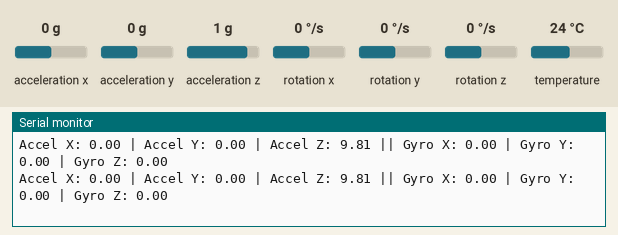
A sketch run on a simulated ESP32. Parts: the last lines printed to the serial monitor. The test bench sets the inputs (shaded band); at power-on: acceleration x 0 g, acceleration y 0 g, acceleration z 1 g, rotation x 0 °/s, rotation y 0 °/s, rotation z 0 °/s, temperature 24 °C.

Above: at 2.2 s.
2.3 s: acceleration x set to -1.4 g
At 2.59 s:
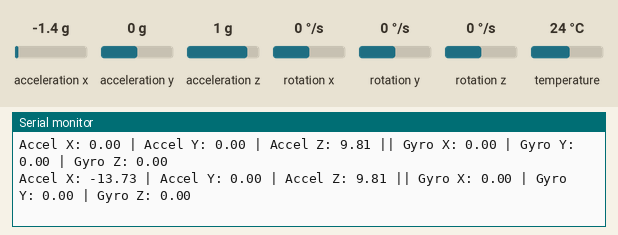
3.8 s: acceleration y set to -1.4 g
At 3.82 s:
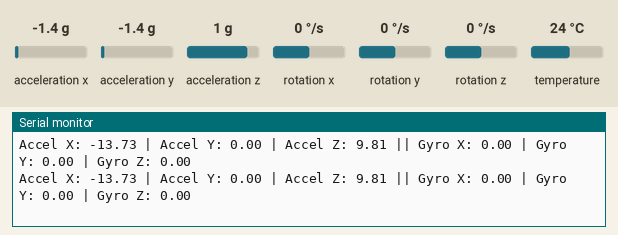
5.3 s: acceleration z set to -1.4 g
At 5.46 s:
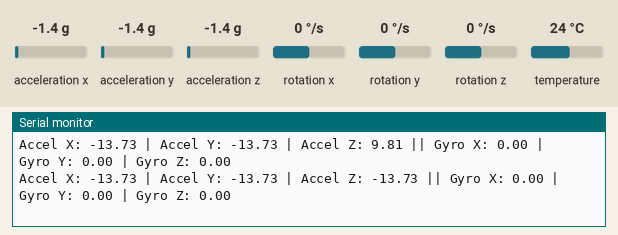
6.8 s: rotation x set to -192 °/s
At 6.9 s:
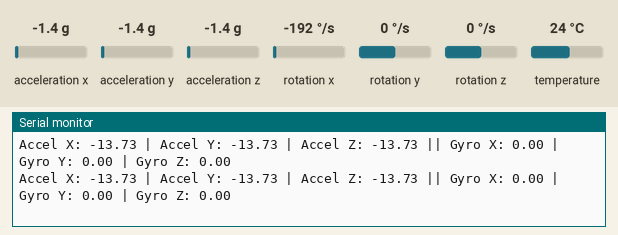
8.3 s: rotation y set to -192 °/s
At 8.34 s:
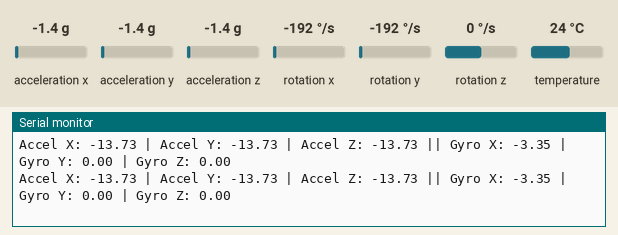

The sketch:

02_mpu6050_test.ino
```cpp
#include <Wire.h>
#include <Adafruit_MPU6050.h>
#include <Adafruit_Sensor.h>

Adafruit_MPU6050 mpu;

void setup() {
  Serial.begin(115200);
  delay(1000);

  Wire.begin(21, 22);

  Serial.println("Starting MPU6050 test...");

  //check MPU6050 connection
  if (!mpu.begin()) {
    Serial.println("MPU6050 not found.");
    while (1) {
      delay(10);
    }
  }

  Serial.println("MPU6050 connected!");

  mpu.setAccelerometerRange(MPU6050_RANGE_8_G);
  mpu.setGyroRange(MPU6050_RANGE_500_DEG);
  mpu.setFilterBandwidth(MPU6050_BAND_21_HZ);

}

void loop() {
  sensors_event_t accel, gyro, temp;
  mpu.getEvent(&accel, &gyro, &temp);

  //get accel in each direction
  Serial.print("Accel X: ");
  Serial.print(accel.acceleration.x);
  Serial.print(" | Accel Y: ");
  Serial.print(accel.acceleration.y);
  Serial.print(" | Accel Z: ");
  Serial.print(accel.acceleration.z);

  Serial.print(" || Gyro X: ");
  Serial.print(gyro.gyro.x);
  Serial.print(" | Gyro Y: ");
  Serial.print(gyro.gyro.y);
  Serial.print(" | Gyro Z: ");
  Serial.println(gyro.gyro.z);

  delay(200);
}
```

Measured:
- after the input at 2.3 s, the serial monitor: prints a new line after 0.14 s (image 1)
- after the input at 5.3 s, the serial monitor: prints a new line at once (image 3)
